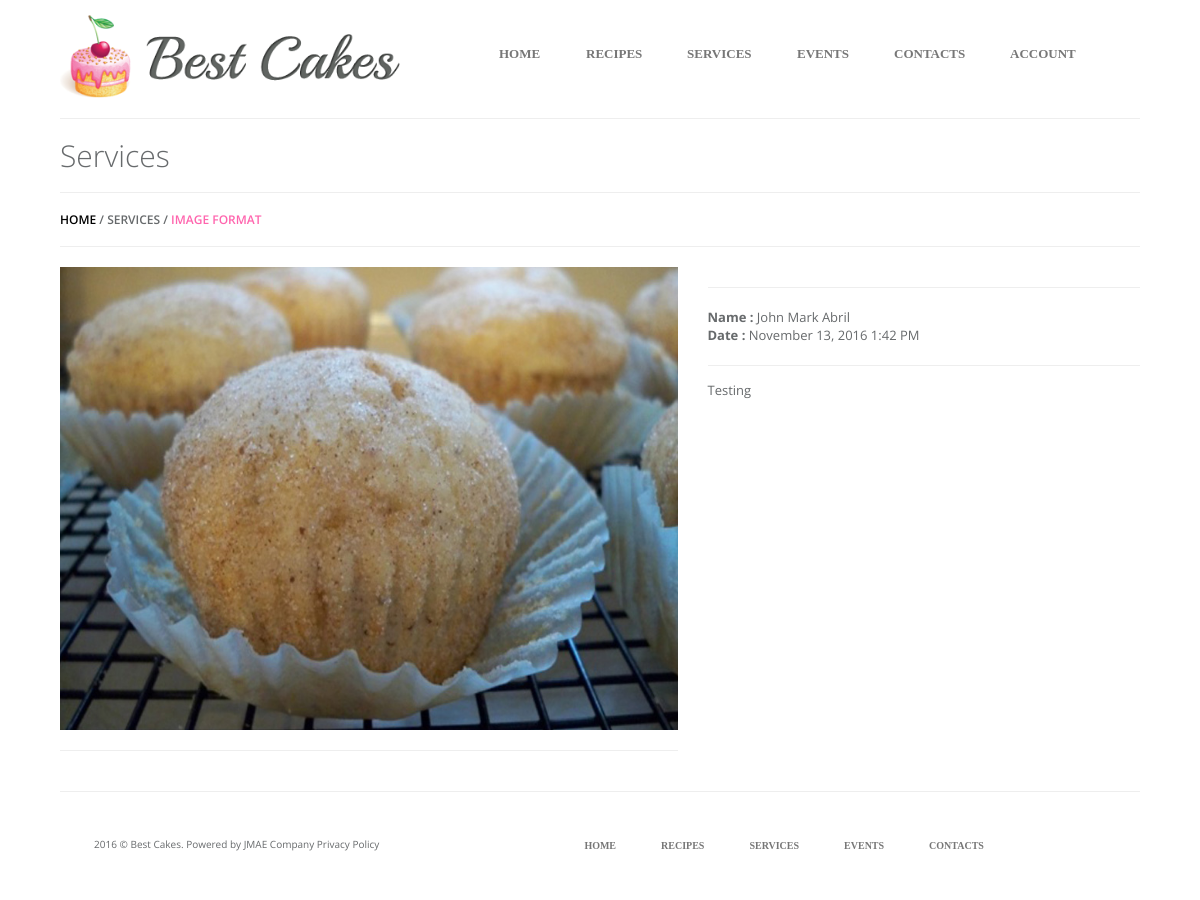
Page /services/format/1 on the earlier database version.
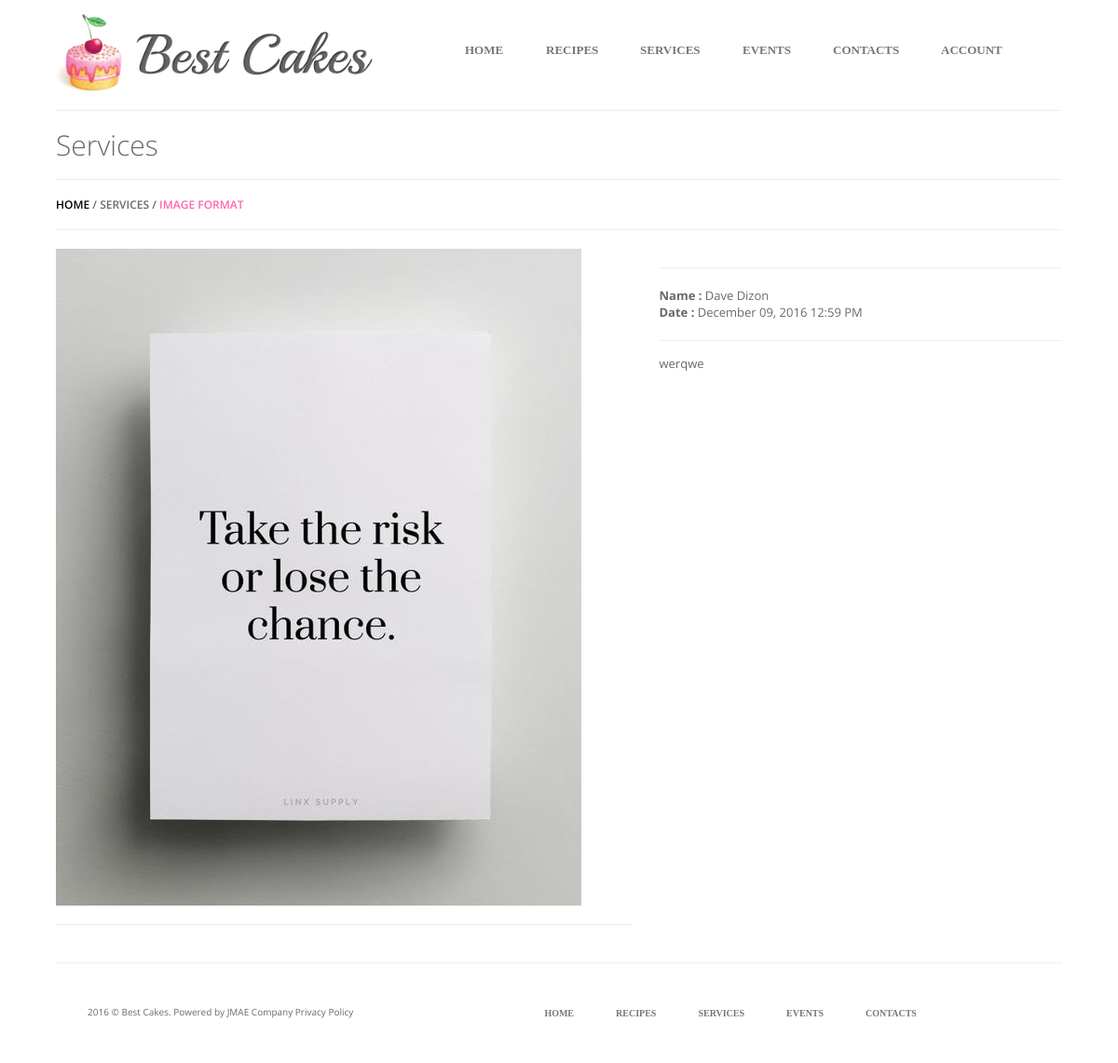
Same page on the later database version.
### tables this page shows
CREATE TABLE `services` (
  `NO` int(11) NOT NULL,
  `CLIENT` varchar(100) NOT NULL,
  `DATE` varchar(100) NOT NULL,
  `INFO` varchar(1000) NOT NULL,
  `DESCRIPTION` varchar(5000) NOT NULL,
  `FORMAT` varchar(100) NOT NULL,
  `IMAGEVIDEOURL` varchar(500) NOT NULL
);

CREATE TABLE `posted` (
  `NO` int(11) NOT NULL,
  `NAME` varchar(100) NOT NULL,
  `USERNAME` varchar(100) NOT NULL,
  `ACCOUNT_TYPE` varchar(20) NOT NULL,
  `TITLE` varchar(255) NOT NULL,
  `IMAGEURL` varchar(100) NOT NULL,
  `DESCRIPTION` varchar(5000) NOT NULL,
  `DATE` varchar(50) NOT NULL,
  `TEMPLATENAME` varchar(50) NOT NULL,
  `RECIPES` varchar(5000) NOT NULL,
  `COMMAND` varchar(50) NOT NULL,
  `PRICE` double(8,2) NOT NULL,
  `CATEGORIES` varchar(50) NOT NULL
);

### application/controllers/Services.php (called while the page is built, shortened)
<?php
class Services extends CI_Controller
{
	public function __construct()
    {
        $this->load->model('Users_model');
        $this->load->model('Services_model');
        $this->load->model('Postcontent_model');
    }
	public function format($no)
	{
        $get_det = "";
        if ( !empty($this->session->userdata['log_sess']) ) {
            $get_det = $this->Users_model->get_user_details($this->session->userdata['log_sess']->USER_ID);
        } else {
            $get_det = $this->Users_model->get_user_details(null);
        }
        $details = array (
            'get_det'           	=>  $get_det,
			'services_content_db'	=>	$this->Services_model->get_specific_services($no),
			'curpage'				=>	'services',
			'get_latest_prod'		=>	$this->Postcontent_model->get_latest_prod(),
			'slide_img_prod'		=>	$this->Postcontent_model->get_all_prod(),
			'servicesformat'		=>	'yes'
		);
		$data['content'] = $this->load->view('user/services/template_services.php',$details,TRUE);
		$data['curpage']	=	"services";
		$data['title']		=	"Services";
		$this->load->view('template.php', $data);
	}
}

### index.php (called while the page is built, shortened)
<?php
require_once BASEPATH.'core/CodeIgniter.php';

### application/models/Services_model.php (called while the page is built, shortened)
<?php
class Services_model extends CI_Model
{
	public $table 				= "services";
	public $dbno 					= "NO";
	function get_specific_services($no){
		$row = 	$this->db->where($this->dbno, $no)
						 ->get($this->table);
		return $row->result();
	}
}

### application/models/Postcontent_model.php (called while the page is built, shortened)
<?php
class Postcontent_model extends CI_Model
{
	public $table 				= "posted";
	public $dbno 				= "NO";
	function get_latest_prod(){
		$row = 	$this->db->order_by($this->dbno, "DESC")
						 ->limit(1)
				 		 ->get($this->table);
		return $row->result();
	}
}

### application/views/user/services/template_format_right.php (the view)
<?php
	foreach($services_content_db as $cont) {
		if ( $cont->FORMAT == "VIDEO FORMAT" ) {
?>
		<hr/>
		<div><span style="font-weight: bold;">Client : </span><?php echo $cont->CLIENT; ?></div>
		<div><span style="font-weight: bold;">Date : </span><?php echo $cont->DATE; ?></div>
		<div><span style="font-weight: bold;">Information : </span><?php echo $cont->INFO; ?></div>
		<hr style="margin-bottom: 0px;"/>
		<?php
			$descript = explode('|', $cont->DESCRIPTION);
			foreach ($descript as $x) {
		?>
			<div class="pad-top-fiften"><?php echo $x;?></div>
		<?php
			}
		?>
<?php
		} else {
?>
		<?php
			if ( !empty ($get_latest_prod) ) {
				foreach ( $get_latest_prod as $glp ) :
		?>
					<hr/>
					<div><span style="font-weight: bold;">Name : </span><?php echo $glp->NAME; ?></div>
					<div><span style="font-weight: bold;">Date : </span><?php echo $glp->DATE; ?></div>
					<hr style="margin-bottom: 0px;"/>
					<?php
						$descript = explode('|', $glp->DESCRIPTION);
						foreach ($descript as $x) {
					?>
						<div class="pad-top-fiften"><?php echo $x;?></div>
					<?php
						}
					?>
		<?php
				endforeach;
			}
		?>
<?php
		}
	}
?>

### application/views/user/services/template_services.php
<div>
	<h1>Services</h1>
</div>
<?php
	if($servicesformat == "no") {
?>
		<hr>
			<h5> <a href="<?php echo base_url();?>">HOME</a> / <span style="color: #FF65AE;">SERVICES</span> </span></a></h5>
		<hr>
		<div class="row">
			<?php foreach ($services_content_db as $cont) { ?>
				<div class="col-md-4">
					<div class="panel panel-default no-border" style="">
						  <div class="panel-body text-center">
						    <?php if($cont->FORMAT == "VIDEO FORMAT") { ?>
						    	<div class="embed-responsive embed-responsive-4by3">
		    						<iframe class="embed-responsive-item" src="<?php echo base_url(); ?>public/img/<?php echo $cont->IMAGEVIDEOURL; ?>" frameborder="0" allowfullscreen></iframe>
								</div>
						    <?php }else{ ?>
						    	<img src="<?php echo base_url(); ?>public/img/<?php echo $cont->IMAGEVIDEOURL; ?>" class="img-responsive cursor-pointer" data-toggle="modal" data-target="#modalImageVideo"/>
						    <?php } ?>
						    <div class="pad-top-ten text-center">
						    	<a href="<?php echo base_url(); ?>services/format/<?php echo $cont->NO; ?>" class="color-pink"><?php echo $cont->FORMAT?></a>
						    </div>
						    <div class="pad-top-ten"><?php echo $cont->INFO?></div>
						  </div>
					</div>
				</div>
			<?php } ?>
		</div>
<?php
	} elseif ($servicesformat == "yes") {
?>
		<hr>
			<?php foreach ($services_content_db as $cont) { ?>
			<h5> <a href="<?php echo base_url();?>">HOME</a> / <span>SERVICES / </span><span style="color: #FF65AE;"> <?php echo $cont->FORMAT; ?> </span></a></h5>
			<?php } ?>
		<hr>
<?php
	   	$this->load->view('user/services/template_format.php');
	}
?>

### application/views/user/services/template_format.php (shortened to what the changed rows need)
<div class="row">
	<?php
		foreach($services_content_db as $cont) {
			if ( $cont->FORMAT != "SLIDESHOW FORMAT" ) {
	?>
				<div class="col-md-7">
					<?php $this->load->view('user/services/template_format_left.php'); ?>
				</div>
				<div class="col-md-5">
					<?php $this->load->view('user/services/template_format_right.php'); ?>
				</div>
	<?php
			}
		}
	?>
</div>

### application/views/user/services/template_format_left.php
<?php
	foreach($services_content_db as $cont) {
?>
	<?php if($cont->FORMAT == "VIDEO FORMAT") { ?>
				<div class="embed-responsive embed-responsive-4by3">
		    		<iframe class="embed-responsive-item" src="<?php echo base_url(); ?>public/img/<?php echo $cont->IMAGEVIDEOURL; ?>" frameborder="0" allowfullscreen></iframe>
				</div>
	<?php } else if ($cont->FORMAT == "IMAGE FORMAT") { ?>
			<?php
				if ( !empty( $get_latest_prod ) ) {
					foreach ( $get_latest_prod as $glp ) :
			?>
						<img src="<?php echo base_url(); ?>public/img/<?php echo $glp->IMAGEURL; ?>" class="img-responsive cursor-pointer"/>
			<?php
					endforeach;
				}
			?>
	<?php } ?>
<?php
	}
?>
<hr/>

Differences in the rows shown:
no longer on this page (row unchanged): posted: IMAGEURL (picture), NAME "John Mark Abril", DATE "November 13, 2016 1:42 PM", DESCRIPTION "Testing"
added posted: IMAGEURL (picture), NAME "Dave Dizon", DATE "December 09, 2016 12:59 PM", DESCRIPTION "werqwe"
